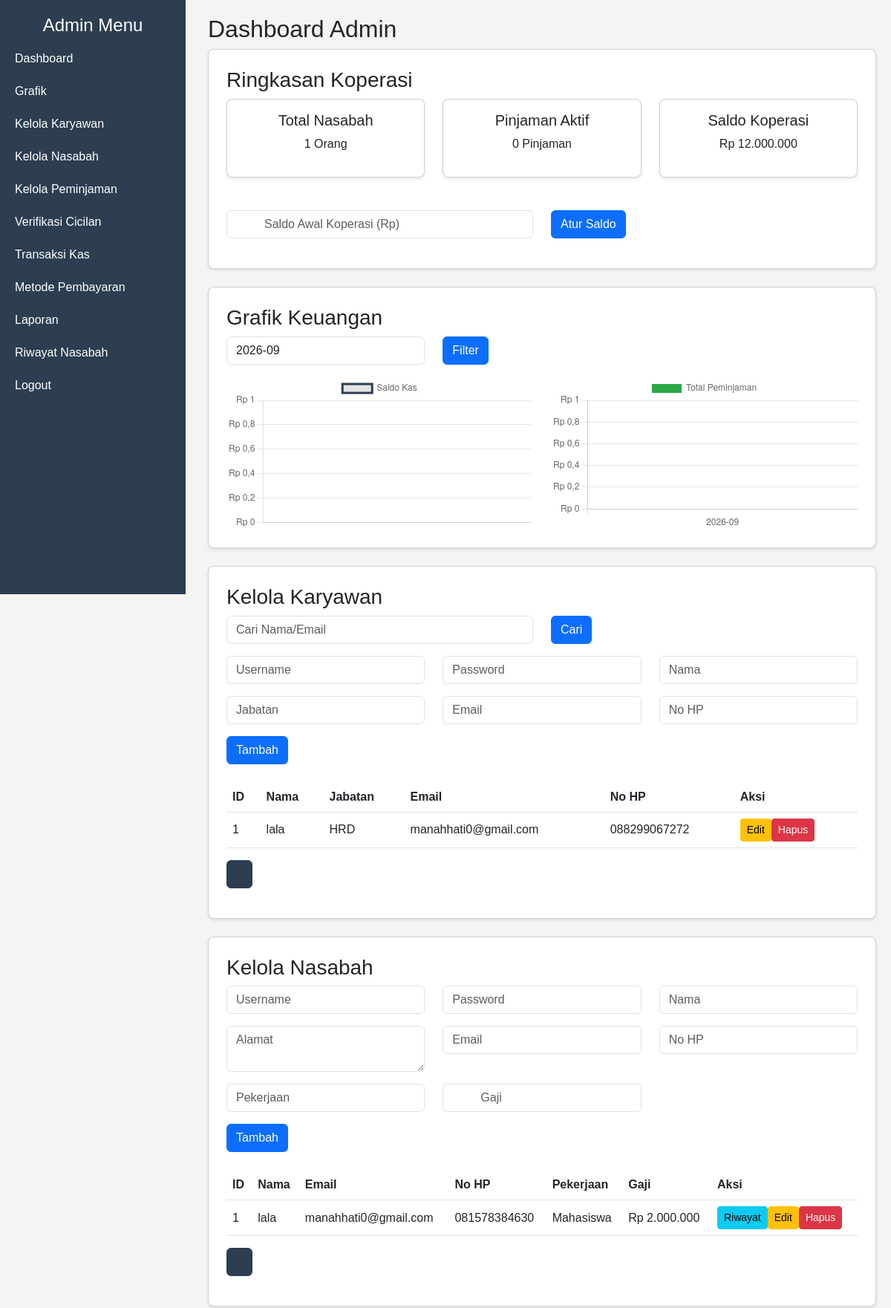
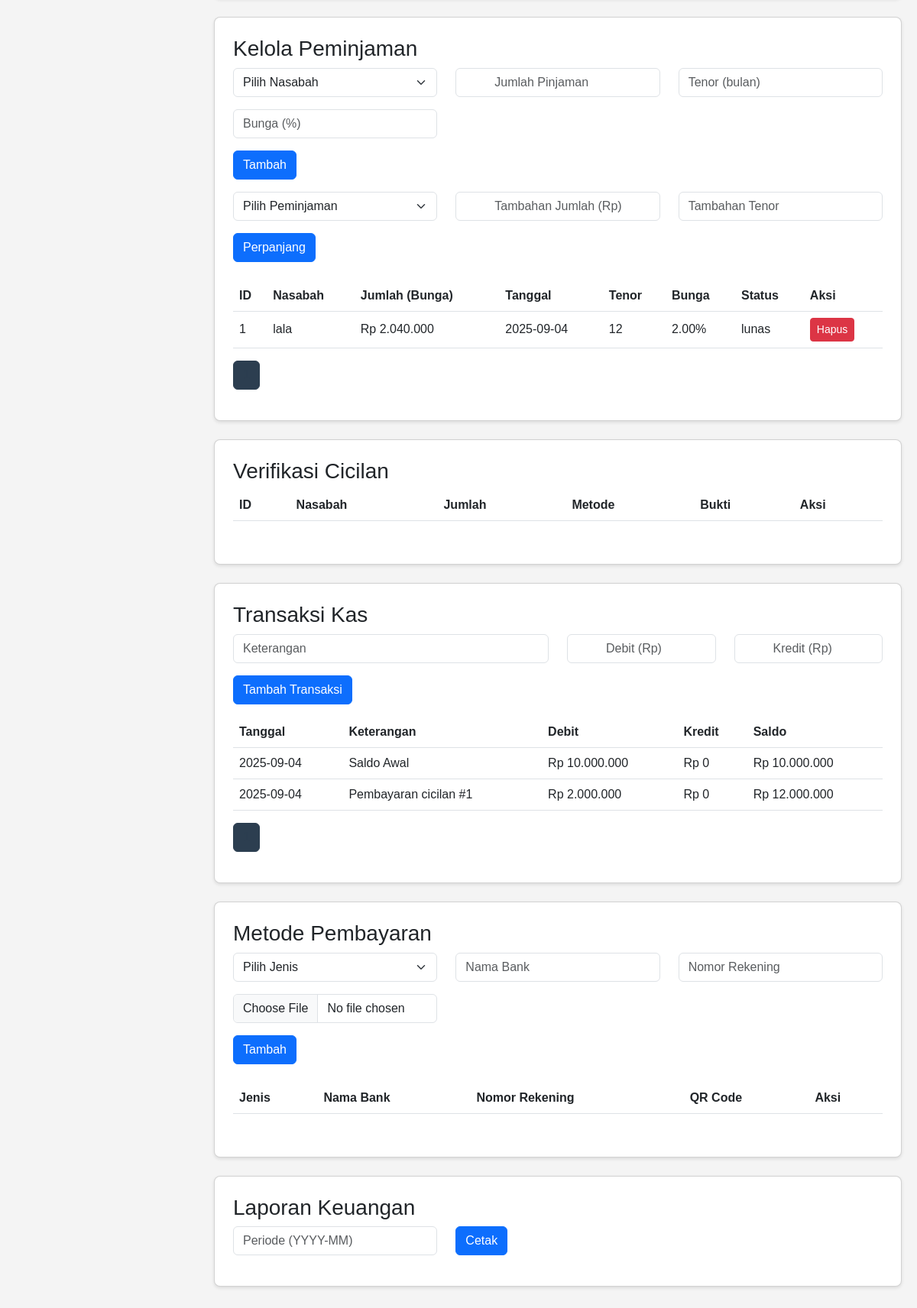
/dashboard_admin.php (signed in), run on the app's committed database (2 pictures, top to bottom).
### tables this page shows
CREATE TABLE `kas_koperasi` (
  `id_kas` int NOT NULL,
  `tanggal` date NOT NULL,
  `keterangan` varchar(255) NOT NULL,
  `debit` bigint DEFAULT '0',
  `kredit` bigint DEFAULT '0',
  `saldo` bigint NOT NULL
);

CREATE TABLE `karyawan` (
  `id_karyawan` int NOT NULL,
  `username` varchar(50) NOT NULL,
  `password` varchar(255) NOT NULL,
  `nama` varchar(100) NOT NULL,
  `jabatan` varchar(50) NOT NULL,
  `email` varchar(100) NOT NULL,
  `no_hp` varchar(13) NOT NULL
);

CREATE TABLE `nasabah` (
  `id_nasabah` int NOT NULL,
  `username` varchar(50) NOT NULL,
  `password` varchar(255) NOT NULL,
  `nama` varchar(100) NOT NULL,
  `alamat` text NOT NULL,
  `email` varchar(100) NOT NULL,
  `no_hp` varchar(13) NOT NULL,
  `pekerjaan` varchar(100) NOT NULL,
  `gaji` bigint NOT NULL
);

CREATE TABLE `pinjaman` (
  `id_pinjaman` int NOT NULL,
  `id_nasabah` int NOT NULL,
  `jumlah_pinjaman` bigint NOT NULL,
  `total_pinjaman_bunga` bigint NOT NULL,
  `tanggal_pinjam` date NOT NULL,
  `tenor` int NOT NULL,
  `bunga` decimal(5,2) NOT NULL,
  `status` enum('aktif','lunas') DEFAULT 'aktif'
);

### dashboard_admin.php (the view, shortened to what the rows shown need)
<?php
require_once __DIR__ . '/includes/pinjaman.php';
require_once __DIR__ . '/includes/kas.php';
try {
    $periode = isset($_GET['periode']) ? $_GET['periode'] : date('Y-m');
    $stmt = $pdo->prepare("SELECT tanggal, saldo FROM kas_koperasi WHERE DATE_FORMAT(tanggal, '%Y-%m') = ? ORDER BY tanggal");
    $stmt->execute([$periode]);
    $kas_data = $stmt->fetchAll();
    $kas_labels = array_column($kas_data, 'tanggal');
    $kas_data_values = array_column($kas_data, 'saldo');
    $stmt = $pdo->prepare("SELECT SUM(total_pinjaman_bunga) as jumlah_pinjaman FROM pinjaman WHERE DATE_FORMAT(tanggal_pinjam, '%Y-%m') = ?");
    $stmt->execute([$periode]);
    $pinjaman_data_values = [$stmt->fetchColumn() ?: 0];
    $stmt = $pdo->query("SELECT saldo FROM kas_koperasi ORDER BY id_kas DESC LIMIT 1");
    $saldo_koperasi = $stmt->fetchColumn() ?: 0;
    $limit = 10;
    $page = isset($_GET['page']) ? (int)$_GET['page'] : 1;
    $offset = ($page - 1) * $limit;
    $search = isset($_GET['search']) ? trim($_GET['search']) : '';
    $karyawan_query = $search ? "SELECT * FROM karyawan WHERE nama LIKE :search OR email LIKE :search LIMIT :limit OFFSET :offset" : "SELECT * FROM karyawan LIMIT :limit OFFSET :offset";
    $stmt = $pdo->prepare($karyawan_query);
    $stmt->bindValue(':limit', $limit, PDO::PARAM_INT);
    $stmt->bindValue(':offset', $offset, PDO::PARAM_INT);
    $stmt->execute();
    $karyawan = $stmt->fetchAll();
    $nasabah_query = $search ? "SELECT * FROM nasabah WHERE nama LIKE :search OR email LIKE :search LIMIT :limit OFFSET :offset" : "SELECT * FROM nasabah LIMIT :limit OFFSET :offset";
    $stmt = $pdo->prepare($nasabah_query);
    $stmt->bindValue(':limit', $limit, PDO::PARAM_INT);
    $stmt->bindValue(':offset', $offset, PDO::PARAM_INT);
    $stmt->execute();
    $nasabah = $stmt->fetchAll();
    $pinjaman_query = $search ? "SELECT p.*, n.nama FROM pinjaman p JOIN nasabah n ON p.id_nasabah = n.id_nasabah WHERE n.nama LIKE :search OR p.id_pinjaman LIKE :search LIMIT :limit OFFSET :offset" : "SELECT p.*, n.nama FROM pinjaman p JOIN nasabah n ON p.id_nasabah = n.id_nasabah LIMIT :limit OFFSET :offset";
    $stmt = $pdo->prepare($pinjaman_query);
    $stmt->bindValue(':limit', $limit, PDO::PARAM_INT);
    $stmt->bindValue(':offset', $offset, PDO::PARAM_INT);
    $stmt->execute();
    $pinjaman = $stmt->fetchAll();
    $kas_query = $search ? "SELECT * FROM kas_koperasi WHERE keterangan LIKE :search LIMIT :limit OFFSET :offset" : "SELECT * FROM kas_koperasi LIMIT :limit OFFSET :offset";
    $stmt = $pdo->prepare($kas_query);
    $stmt->bindValue(':limit', $limit, PDO::PARAM_INT);
    $stmt->bindValue(':offset', $offset, PDO::PARAM_INT);
    $stmt->execute();
    $kas = $stmt->fetchAll();
} catch (PDOException $e) {
    $error = "Gagal mengambil data: " . $e->getMessage();
}
?>
<!DOCTYPE html>
<html lang="id">
<head>
    <link href="https://cdn.jsdelivr.net/npm/bootstrap@5.3.0/dist/css/bootstrap.min.css" rel="stylesheet">
    <link href="assets/css/custom.css" rel="stylesheet">
</head>
<body>
    <div class="content">
        <h2>Dashboard Admin</h2>
        <div id="dashboard" class="card p-4 mb-4">
            <div class="row">
                <div class="col-md-4"><div class="card text-center"><div class="card-body"><h5>Saldo Koperasi</h5><p>Rp <?php echo number_format($saldo_koperasi, 0, ',', '.'); ?></p></div></div></div>
            </div>
        </div>
            <script>
                new Chart(document.getElementById('kasChart').getContext('2d'), {
                    type: 'line',
                    data: { labels: <?php echo json_encode($kas_labels); ?>, datasets: [{ label: 'Saldo Kas', data: <?php echo json_encode($kas_data_values); ?>, borderColor: '#2c3e50', fill: false }] },
                    options: { responsive: true, scales: { y: { beginAtZero: true, ticks: { callback: value => 'Rp ' + value.toLocaleString('id-ID') } } } }
                });
                new Chart(document.getElementById('pinjamanChart').getContext('2d'), {
                    type: 'bar',
                    data: { labels: ['<?php echo $periode; ?>'], datasets: [{ label: 'Total Peminjaman', data: <?php echo json_encode($pinjaman_data_values); ?>, backgroundColor: '#28a745' }] },
                    options: { responsive: true, scales: { y: { beginAtZero: true, ticks: { callback: value => 'Rp ' + value.toLocaleString('id-ID') } } } }
                });
            </script>
        <div id="karyawan" class="card p-4 mb-4">
            <table class="table mt-4"><thead><tr><th>ID</th><th>Nama</th><th>Jabatan</th><th>Email</th><th>No HP</th><th>Aksi</th></tr></thead><tbody>
                <?php foreach ($karyawan as $row): ?>
                    <tr><td><?php echo $row['id_karyawan']; ?></td><td><?php echo $row['nama']; ?></td><td><?php echo $row['jabatan']; ?></td><td><?php echo $row['email']; ?></td><td><?php echo $row['no_hp']; ?></td><td><button class="btn btn-sm btn-warning" data-bs-toggle="modal" data-bs-target="#editKaryawan<?php echo $row['id_karyawan']; ?>">Edit</button><form method="POST" class="d-inline" onsubmit="return confirm('Yakin hapus?');"><input type="hidden" name="id_karyawan" value="<?php echo $row['id_karyawan']; ?>"><button type="submit" name="delete_karyawan" class="btn btn-sm btn-danger">Hapus</button></form></td></tr>
                <?php endforeach; ?>
            </tbody></table>
        </div>
        <div id="nasabah" class="card p-4 mb-4">
            <table class="table mt-4"><thead><tr><th>ID</th><th>Nama</th><th>Email</th><th>No HP</th><th>Pekerjaan</th><th>Gaji</th><th>Aksi</th></tr></thead><tbody>
                <?php foreach ($nasabah as $row): ?>
                    <tr><td><?php echo $row['id_nasabah']; ?></td><td><?php echo $row['nama']; ?></td><td><?php echo $row['email']; ?></td><td><?php echo $row['no_hp']; ?></td><td><?php echo $row['pekerjaan']; ?></td><td>Rp <?php echo number_format($row['gaji'], 0, ',', '.'); ?></td><td><a href="riwayat_nasabah.php?nama_nasabah=<?php echo urlencode($row['nama']); ?>" class="btn btn-sm btn-info" title="Lihat Riwayat">Riwayat</a><button class="btn btn-sm btn-warning" data-bs-toggle="modal" data-bs-target="#editNasabah<?php echo $row['id_nasabah']; ?>">Edit</button><form method="POST" class="d-inline" onsubmit="return confirm('Yakin hapus?');"><input type="hidden" name="id_nasabah" value="<?php echo $row['id_nasabah']; ?>"><button type="submit" name="delete_nasabah" class="btn btn-sm btn-danger" title="Hapus">Hapus</button></form></td></tr>
                <?php endforeach; ?>
            </tbody></table>
        </div>
        <div id="pinjaman" class="card p-4 mb-4">
            <table class="table mt-4"><thead><tr><th>ID</th><th>Nasabah</th><th>Jumlah (Bunga)</th><th>Tanggal</th><th>Tenor</th><th>Bunga</th><th>Status</th><th>Aksi</th></tr></thead><tbody>
                <?php foreach ($pinjaman as $row): ?>
                    <tr><td><?php echo $row['id_pinjaman']; ?></td><td><?php echo $row['nama']; ?></td><td>Rp <?php echo number_format($row['total_pinjaman_bunga'], 0, ',', '.'); ?></td><td><?php echo $row['tanggal_pinjam']; ?></td><td><?php echo $row['tenor']; ?></td><td><?php echo $row['bunga']; ?>%</td><td><?php echo $row['status']; ?></td><td><form method="POST" class="d-inline" onsubmit="return confirm('Yakin hapus?');"><input type="hidden" name="id_pinjaman" value="<?php echo $row['id_pinjaman']; ?>"><button type="submit" name="delete_pinjaman" class="btn btn-sm btn-danger" title="Hapus">Hapus</button></form></td></tr>
                <?php endforeach; ?>
            </tbody></table>
        </div>
        <div id="cicilan" class="card p-4 mb-4">
            <table class="table"><thead><tr><th>ID</th><th>Nasabah</th><th>Jumlah</th><th>Metode</th><th>Bukti</th><th>Aksi</th></tr></thead></table>
        </div>
        <div id="kas" class="card p-4 mb-4">
            <table class="table"><thead><tr><th>Tanggal</th><th>Keterangan</th><th>Debit</th><th>Kredit</th><th>Saldo</th></tr></thead><tbody>
                <?php foreach ($kas as $row): ?>
                    <tr><td><?php echo $row['tanggal']; ?></td><td><?php echo $row['keterangan']; ?></td><td>Rp <?php echo number_format($row['debit'], 0, ',', '.'); ?></td><td>Rp <?php echo number_format($row['kredit'], 0, ',', '.'); ?></td><td>Rp <?php echo number_format($row['saldo'], 0, ',', '.'); ?></td></tr>
                <?php endforeach; ?>
            </tbody></table>
        </div>
        <div id="metode" class="card p-4 mb-4">
            <table class="table mt-4"><thead><tr><th>Jenis</th><th>Nama Bank</th><th>Nomor Rekening</th><th>QR Code</th><th>Aksi</th></tr></thead></table>
        </div>
    </div>
</body>
</html>

### data on the page
kas_koperasi: saldo "12.000.000", tanggal "2025-09-04", keterangan "Pembayaran cicilan #1", debit "2.000.000", kredit "0"
karyawan: id_karyawan "1", nama "lala", jabatan "HRD", email "manahhati0@gmail.com", no_hp "088299067272"
nasabah: id_nasabah "1", nama "lala", email "manahhati0@gmail.com", no_hp "081578384630", pekerjaan "Mahasiswa", gaji "2.000.000"
pinjaman: id_pinjaman "1", id_nasabah.nama "lala", total_pinjaman_bunga "2.040.000", tanggal_pinjam "2025-09-04", tenor "12", bunga "2.00", status "lunas"
kas_koperasi: tanggal "2025-09-04", keterangan "Saldo Awal", debit "10.000.000", kredit "0", saldo "10.000.000"

### other printed values
$total_nasabah "1"
$total_pinjaman_aktif "0"
chart data {{ $periode }} 2026-09
chart data {{ json_encode($pinjaman_data_values) }} [0]
